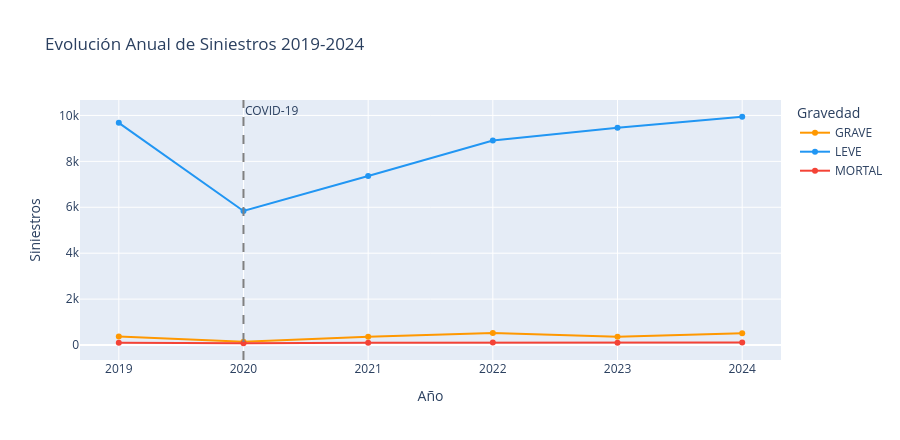

The cell this chart's notebook holds for it:
### Markdown cell above
##### 4.A - Evolución anual de siniestros por gravedad

### Code cell
anual = (df_hechos
    .groupby(['anio_siniestro', 'gravedad_siniestro'])
    .size()
    .reset_index(name='cantidad')
)

fig = px.line(
    anual, x='anio_siniestro', y='cantidad', color='gravedad_siniestro',
    markers=True,
    color_discrete_map={'LEVE': '#2196F3', 'GRAVE': '#FF9800', 'MORTAL': '#F44336', 'SD': '#9E9E9E'},
    labels={'anio_siniestro': 'Año', 'cantidad': 'Siniestros', 'gravedad_siniestro': 'Gravedad'},
    title='Evolución Anual de Siniestros 2019-2024'
)
fig.add_vline(
    x=2020, line_dash='dash', line_color='gray',
    annotation_text='COVID-19', annotation_position='top right'
)
fig.update_layout(height=440, xaxis=dict(tickmode='linear', dtick=1))
fig.show()

### Figure 1 — Plotly figure (JSON) as saved in the notebook; plotly's stock layout.template omitted (floating-point values rounded to 4 significant figures)
{"data": [{"hovertemplate": "Gravedad=GRAVE<br>Año=%{x}<br>Siniestros=%{y}<extra></extra>", "legendgroup": "GRAVE", "line": {"color": "#FF9800", "dash": "solid"}, "marker": {"symbol": "circle"}, "mode": "lines+markers", "name": "GRAVE", "orientation": "v", "showlegend": true, "type": "scatter", "x": [2019, 2020, 2021, 2022, 2023, 2024], "xaxis": "x", "y": [373, 143, 358, 522, 356, 516], "yaxis": "y"}, {"hovertemplate": "Gravedad=LEVE<br>Año=%{x}<br>Siniestros=%{y}<extra></extra>", "legendgroup": "LEVE", "line": {"color": "#2196F3", "dash": "solid"}, "marker": {"symbol": "circle"}, "mode": "lines+markers", "name": "LEVE", "orientation": "v", "showlegend": true, "type": "scatter", "x": [2019, 2020, 2021, 2022, 2023, 2024], "xaxis": "x", "y": [9679, 5839, 7364, 8907, 9467, 9943], "yaxis": "y"}, {"hovertemplate": "Gravedad=MORTAL<br>Año=%{x}<br>Siniestros=%{y}<extra></extra>", "legendgroup": "MORTAL", "line": {"color": "#F44336", "dash": "solid"}, "marker": {"symbol": "circle"}, "mode": "lines+markers", "name": "MORTAL", "orientation": "v", "showlegend": true, "type": "scatter", "x": [2019, 2020, 2021, 2022, 2023, 2024], "xaxis": "x", "y": [103, 78, 97, 107, 102, 110], "yaxis": "y"}], "layout": {"annotations": [{"showarrow": false, "text": "COVID-19", "x": 2020, "xanchor": "left", "xref": "x", "y": 1, "yanchor": "top", "yref": "y domain"}], "height": 440, "legend": {"title": {"text": "Gravedad"}, "tracegroupgap": 0}, "shapes": [{"line": {"color": "gray", "dash": "dash"}, "type": "line", "x0": 2020, "x1": 2020, "xref": "x", "y0": 0, "y1": 1, "yref": "y domain"}], "title": {"text": "Evolución Anual de Siniestros 2019-2024"}, "xaxis": {"anchor": "y", "domain": [0, 1], "dtick": 1, "tickmode": "linear", "title": {"text": "Año"}}, "yaxis": {"anchor": "x", "domain": [0, 1], "title": {"text": "Siniestros"}}}}
